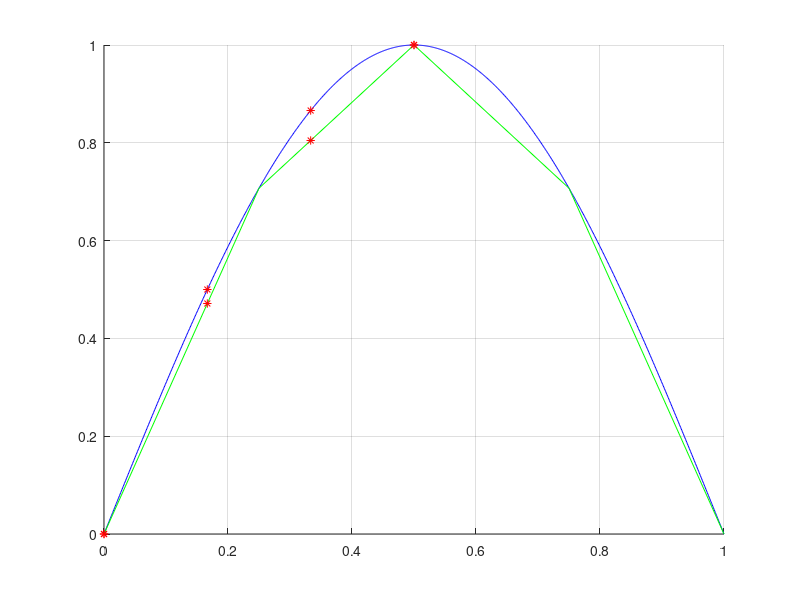

MATLAB code to generate this figure:
f = @(x) sin(pi * x);

i = [0 : 4];
t1 = i/4;
t2 = [0, 1/6, 1/3, 1/2];

fi = @(i,x) f(t1(i)) + (f(t1(i+1)) - f(t1(i))) / (t1(i+1)-t1(i)) * (x - t1(i));

y = [
fi(1, t2(1)), f(t2(1))
fi(1, t2(2)), f(t2(2))
fi(2, t2(3)), f(t2(3))
fi(3, t2(4)), f(t2(4))
]

hold on, grid on
x = 0:0.001:1;
plot(x,f(x),'b')
plot(t1,f(t1),'g')
plot(t2,y,'r*')
